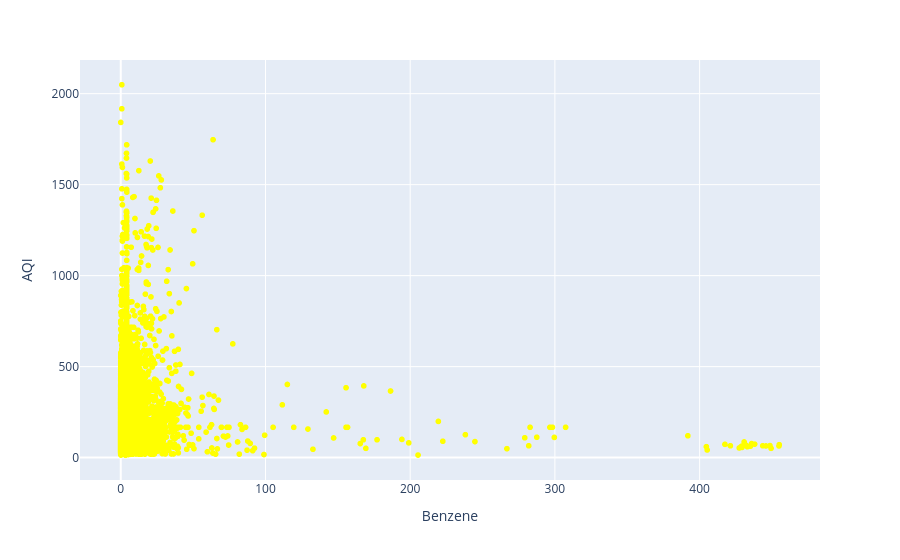

This figure's notebook cell:
### Code cell
fig = px.scatter(df2, x="Benzene", y="AQI", color_discrete_sequence=['yellow'])

fig.show()

### Figure 1 — Plotly figure (JSON) as saved in the notebook; plotly's stock layout.template omitted (floating-point values rounded to 4 significant figures; data arrays with more than 128 entries replaced by an {"elided": "..."} marker saying what was removed)
{"data": [{"hovertemplate": "Benzene=%{x}<br>AQI=%{y}<extra></extra>", "legendgroup": "", "marker": {"color": "yellow", "symbol": "circle"}, "mode": "markers", "name": "", "showlegend": false, "type": "scattergl", "x": {"elided": "29531 float values"}, "xaxis": "x", "y": {"elided": "29531 float values"}, "yaxis": "y"}], "layout": {"legend": {"tracegroupgap": 0}, "margin": {"t": 60}, "xaxis": {"anchor": "y", "domain": [0, 1], "title": {"text": "Benzene"}}, "yaxis": {"anchor": "x", "domain": [0, 1], "title": {"text": "AQI"}}}}
